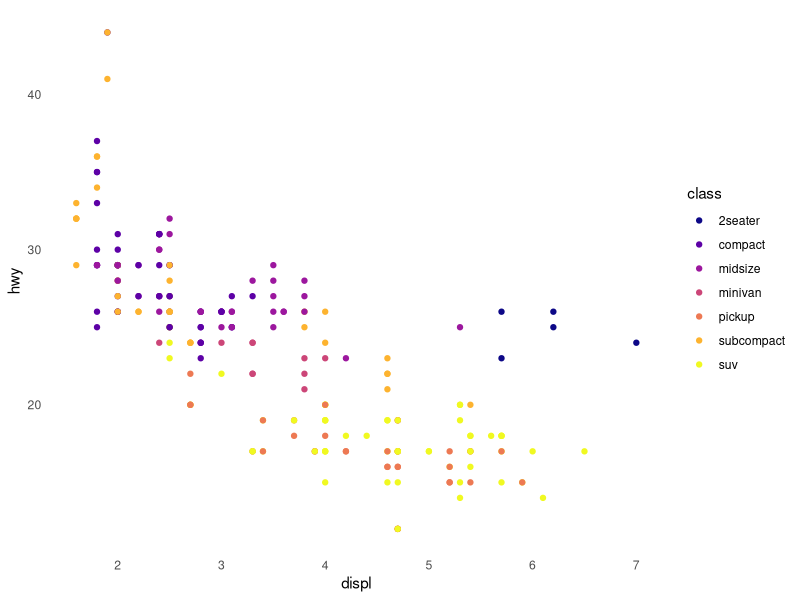
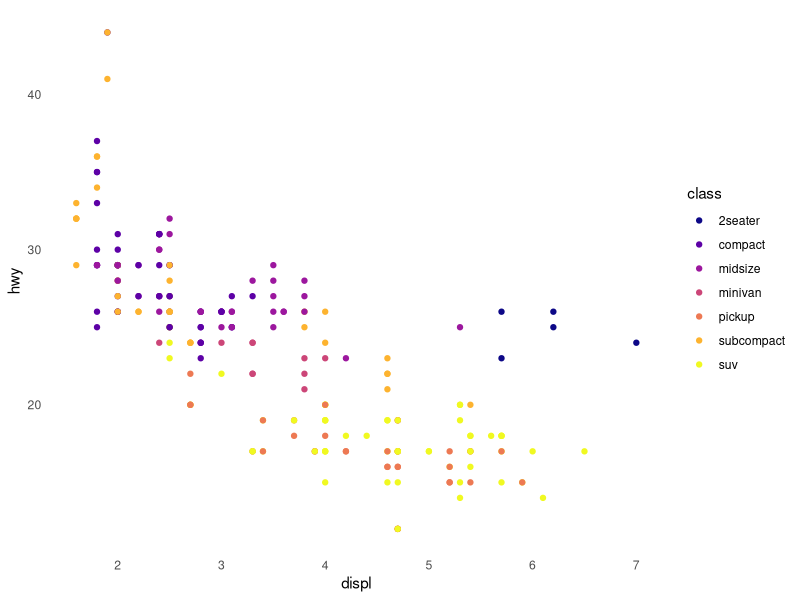

The R script that drew these images, in order:
## ---- chunk 1
#| dev: svg

library(ggplot2)

ggplot(mpg, aes(displ, hwy, color = class)) +
  geom_point() +
  theme_minimal() +
  theme(panel.grid = element_blank()) +
  scale_color_viridis_d(option = "C")
## ---- chunk 2
#| dev: svg

library(ggplot2)

ggplot(mpg, aes(displ, hwy, color = class)) +
  geom_point() +
  theme_minimal() +
  theme(panel.grid = element_blank()) +
  scale_color_viridis_d(option = "C")
